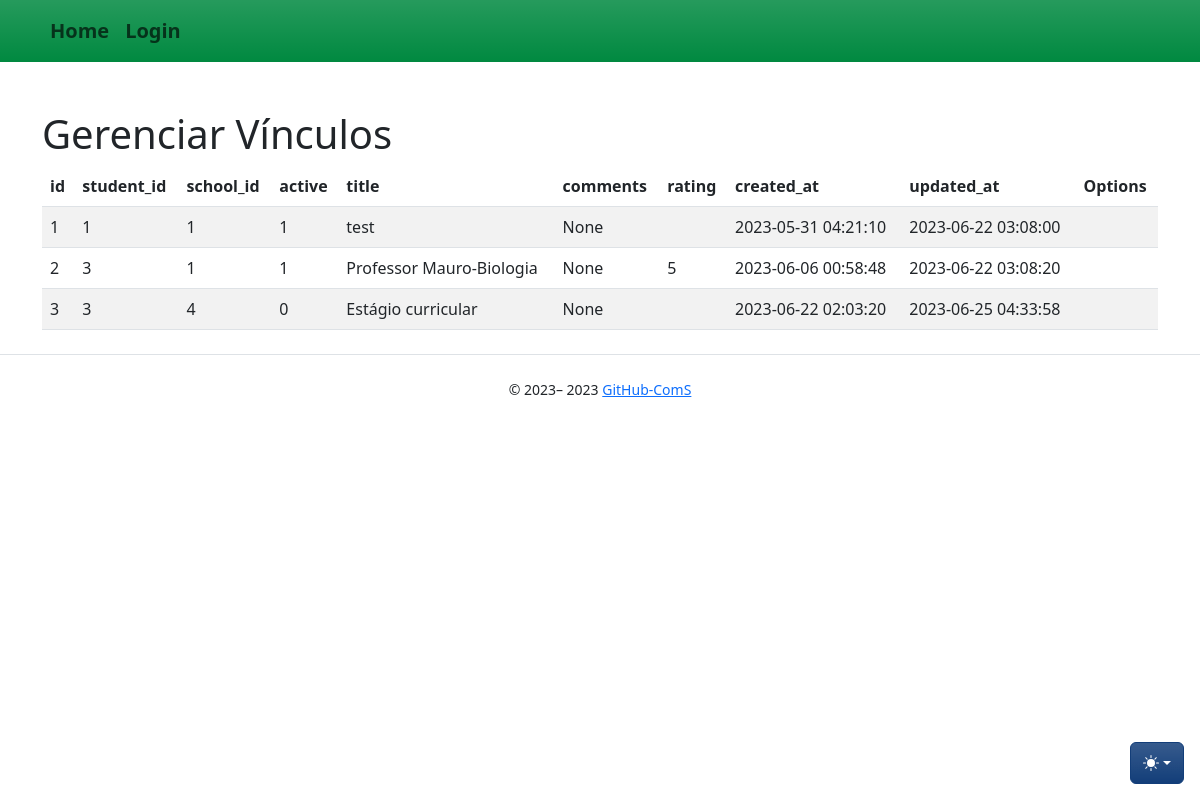
/linkages/, run on the app's committed database.
### app/models/linkage.py (models this page shows, shortened)
class Linkage(db.Model):
    __tablename__ = "linkage"
    id = db.Column(db.Integer, primary_key=True)
    title = db.Column(db.String)
    rating = db.Column(db.String(6))
    comments = db.Column(db.String)
    active = db.Column(db.Integer)
    student_id = db.Column(db.Integer, db.ForeignKey("user.id"), nullable=False)
    student = db.relationship("User", backref="linkage", foreign_keys=[student_id], lazy=True)
    school_id = db.Column(db.Integer, db.ForeignKey("school.id"), nullable=False)
    school = db.relationship("School", backref="linkage", foreign_keys=[school_id])
    start_date = db.Column(db.DateTime)
    end_date = db.Column(db.DateTime)
    created_at = db.Column(db.DateTime, nullable=False, default=func.now())
    updated_at = db.Column(
        db.DateTime, nullable=False, default=func.now(), onupdate=func.now()
    )

### app/controllers/linkages_controllers.py (the view)
@bp.route("/", methods=["GET"])
def index():
    linkages = Linkage.query.all()
    return render_template(_j.index, entities=linkages, **properties)

### app/templates/linkages/index.jinja2 (shortened to what this page needs)
{% extends "base.jinja2" %}
{% from 'bootstrap5/utils.html' import render_icon %}
{% from 'macros/component_confirm_modal.jinja2' import confirmModalMacro, confirmModalScript %}
{% block head %}
{{ super() }}
{% endblock %}
{% block content %}
<div class="table-wrapper">
    <div class="table-title">
        <div class="row">
            <div class="col-sm-6">
                <h1>Gerenciar {{collection_name}}</h1>
            </div>
            <div class="col-sm-6">
            </div>
        </div>
    </div>
    <table class="table table-striped table-hover">
        <thead>
            <tr>
                {% for field in list_fields %}
                <th>{{ field }}</th>
                {% endfor %}
                <th>Options</th>
            </tr>
        </thead>
        <tbody>
            {% for entity in entities %}
            <tr>
                {% for field in list_fields %}
                <td>{{ entity[field] }}</td>
                {% endfor %}
                <td>
                    <a class="btn" href="{{ url_for('linkages.show', id=entity.id) }}" title="View"> {{
                        render_icon('search') }} </a>
                </td>
            </tr>
            {% endfor %}
        </tbody>
    </table>
</div>
{% endblock %}

### data on the page
Linkage: id "1" "1" "1" "1" "test" "None" "2023-05-31 04:21:10" "2023-06-22 03:08:00"
Linkage: id "2" "3" "1" "1" "Professor Mauro-Biologia" "None" "5" "2023-06-06 00:58:48" "2023-06-22 03:08:20"
Linkage: id "3" "3" "4" "0" "Estágio curricular" "None" "2023-06-22 02:03:20" "2023-06-25 04:33:58"

### other printed values
{{ render_nav_item('main.index', 'Home', _use_li=True) }} "Home"
{{ render_nav_item('auth.login', 'Login') }} "Login"
{{ collection_name }} "Vínculos"
{{ field }} "id" "student_id" "school_id" "active" "title" "comments" "rating" "created_at" "updated_at"
